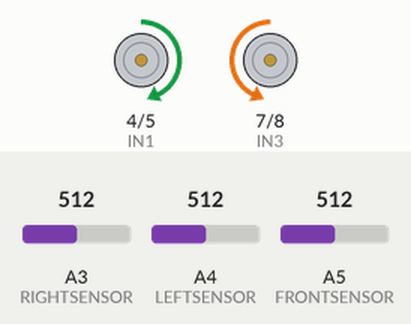
A sketch run on a simulated Arduino Uno, built with avr-gcc and run on an emulated ATmega328P. Shown: motor-driver pin pairs drawn as motors (green arrow = first pin HIGH = forward, orange = second pin HIGH = backward, longer = more drive, scaled by the enable pin). The test bench sets the inputs (shaded band); at power-on: A3 (RIGHTSENSOR) = 512, A4 (LEFTSENSOR) = 512, A5 (FRONTSENSOR) = 512. What the sketch prints to the serial monitor is not drawn.

Above: at 1.5 s.
1.6 s: A3 (RIGHTSENSOR) set to 554
3.1 s: A3 (RIGHTSENSOR) set to 585
At 5.55 s:
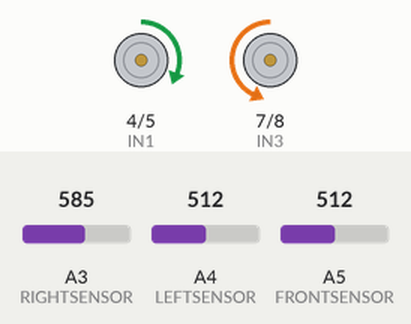
6.1 s: A4 (LEFTSENSOR) set to 537
7.6 s: A4 (LEFTSENSOR) set to 710
At 9.7 s:
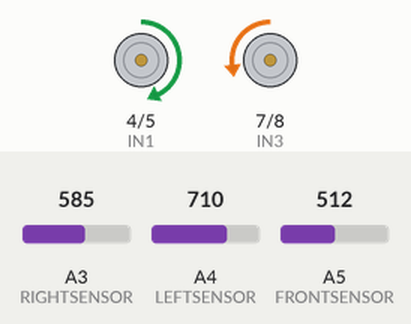
10.6 s: A3 (RIGHTSENSOR) set to 681
At 10.78 s:
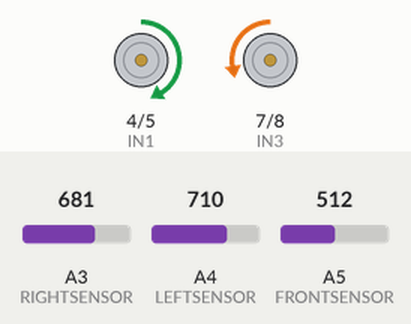
12.5 s: A3 (RIGHTSENSOR) set to 700
At 12.68 s:
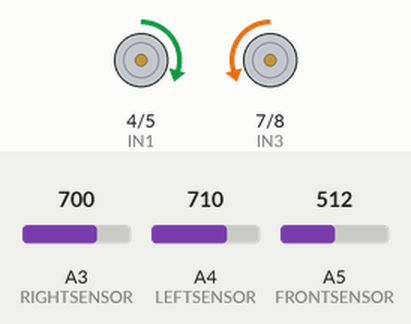
Timing chart, 0 to 15.5 s (numbered marks = the images above; inputs shaded):
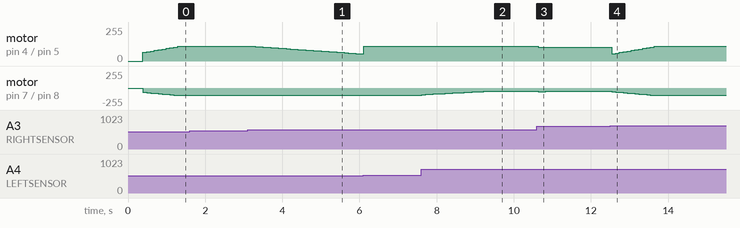

The sketch:

testDrive.ino
```cpp
#define PWM1 3
#define PWM2 9
#define IN1 4
#define IN2 5
#define IN3 7
#define IN4 8
#define FRONTSENSOR A5
#define LEFTSENSOR 18
#define RIGHTSENSOR 17

int baseLevelF;
int baseLevelL;
int baseLevelR;
int rMSpeed;
int lMSpeed;
int prevErr;
int maxrMSpeed;
int maxlMSpeed;
int minrMSpeed;
int minlMSpeed;

void setup() {
  Serial.begin(9600);
  // put your setup code here, to run once:
  pinMode(PWM1, OUTPUT);
  pinMode(PWM2, OUTPUT);
  pinMode(IN1, OUTPUT);
  pinMode(IN2, OUTPUT);
  pinMode(IN3, OUTPUT);
  pinMode(IN4, OUTPUT);
  pinMode(FRONTSENSOR, INPUT);
  pinMode(LEFTSENSOR,INPUT);
  pinMode(RIGHTSENSOR,INPUT);
  baseLevelF = 0;
  baseLevelR = 0;
  baseLevelL = 0;
  rMSpeed = 60;
  lMSpeed = 60;
  prevErr = 0;
  maxrMSpeed = 110;
  maxlMSpeed = 110;
  minrMSpeed = 50;
  minlMSpeed = 50;
  for (int i = 0; i < 25; i++)
  {
    baseLevelF += analogRead(FRONTSENSOR);
    baseLevelR += analogRead(RIGHTSENSOR);
    baseLevelL += analogRead(LEFTSENSOR);

    delay(15 );
  }
  baseLevelF /= 25;
  baseLevelR /= 25;
  baseLevelL /= 25;
  Serial.println(baseLevelF);
}

void drive()
{
  //frontCrashTest();
  propControl();

  analogWrite(PWM1, lMSpeed);
  analogWrite(PWM2, rMSpeed);
  delay(100);
}


void loop() {
  // put your main code here, to run repeatedly:
  digitalWrite(IN1, HIGH);
  digitalWrite(IN2, LOW);
  digitalWrite(IN3, LOW);
  digitalWrite(IN4, HIGH);
  //sensorTest();
  //frontCrashTest();
  drive();
}
```

controlFunctions.ino
```cpp
void frontCrashTest()
{

  int currDist = analogRead(FRONTSENSOR) - baseLevelF;
  //Serial.println(currDist);
  if (currDist > 200)
  {
     //Serial.println("Front alert");
     analogWrite(PWM1, 0);
     analogWrite(PWM2, 0);
     //delay(2000);
     if ((analogRead(RIGHTSENSOR) - analogRead(LEFTSENSOR)) > 300)
     {
      //Serial.println("Turning left");
      turn90(1);
     }
     else if ((analogRead(RIGHTSENSOR) - analogRead(LEFTSENSOR)) < -300)
     {
      //Serial.println("Turning right");
      turn90(0);
     }
     else if (abs(analogRead(RIGHTSENSOR) - analogRead(LEFTSENSOR)) < 40)
     {
        lMSpeed =0;
        rMSpeed =0;
        while(true)
        {
          ;
        }
     }
  }

}

void turn90(int dir)
{
  if (dir == 1){  //turn left
    digitalWrite(IN1, LOW);
    digitalWrite(IN2, HIGH);
    digitalWrite(IN3, LOW);
    digitalWrite(IN4, HIGH);
    analogWrite(PWM1, 0);
    analogWrite(PWM2, 90);
    delay(700);
  }
  else //turn right
  {
    digitalWrite(IN1, HIGH);
    digitalWrite(IN2, LOW);
    digitalWrite(IN3, HIGH);
    digitalWrite(IN4, LOW);
    analogWrite(PWM1, 90);
    analogWrite(PWM2, 0);
    delay(700);
  }
  digitalWrite(IN1, HIGH);
  digitalWrite(IN2, LOW);
  digitalWrite(IN3, LOW);
  digitalWrite(IN4, HIGH);
  analogWrite(PWM1, lMSpeed);
  analogWrite(PWM2, rMSpeed);
}

void sensorTest()
{
  Serial.print("Left ");
  Serial.println(analogRead(LEFTSENSOR)-baseLevelL);
  Serial.print("Right ");
  Serial.println(analogRead(RIGHTSENSOR)-baseLevelR);
  Serial.print("Front ");
  Serial.println(analogRead(FRONTSENSOR)-baseLevelF);
//    Serial.print("Raw sensor Value : ");
//    Serial.println(analogRead(FRONTSENSOR));
//    Serial.print("Normalized value: ");
//    Serial.println(analogRead(FRONTSENSOR)-baseLevelF);
    delay(900);
}

void propControl()
{
  //positiveCorrection implies we are too far right, negative implies too far left
  int currDist2 = analogRead(FRONTSENSOR) - baseLevelF;
  double correction = 0;
  double pConstant = 0.02;  //0.02
  double dConstant = 0.005;
  int lErr = analogRead(LEFTSENSOR)-baseLevelL;
  int rErr = analogRead(RIGHTSENSOR)-baseLevelR;
  int err = lErr - rErr;
  double dErr = (err-prevErr)/0.1;
  correction = (pConstant*(abs(err))) + (dConstant*((dErr)));
  if (err > 20)
  {
    rMSpeed -= correction;
    lMSpeed += correction;
  }
  else if (err < -60) {
    lMSpeed -= correction;
    rMSpeed += correction;
  } else
  {
    rMSpeed += 5;
    lMSpeed = rMSpeed;
  }
  if(currDist2 >700 && lErr > 600){
    lMSpeed -= correction * 2;
    rMSpeed += correction * 2;
  }
  prevErr = err;
  //Serial.print("Error: ");
  //Serial.println(err);
  //Serial.print("Correction: ");
  //Serial.println(correction);
  if (lMSpeed < minlMSpeed) {
    lMSpeed = minlMSpeed;
  }
  if (lMSpeed > maxlMSpeed){
    lMSpeed = maxlMSpeed;
  }
  if (rMSpeed < minrMSpeed) {
    rMSpeed = minrMSpeed;
  }
  if (rMSpeed > maxrMSpeed){
    rMSpeed = maxrMSpeed;
  }
//  Serial.print("Motor speeds:");
//  Serial.println(lMSpeed);
//  Serial.println(rMSpeed);
//  Serial.println();
//  Serial.println();
//  Serial.println();
//  Serial.println();
}
```

Measured:
- the behaviour switches between 572 and 573 on A3 (RIGHTSENSOR) (found by bisection; images 0 and 1)
- the behaviour switches between 689 and 690 on A3 (RIGHTSENSOR) (found by bisection; images 3 and 4)
- after the input at 1.6 s, every drawn part: stays the same
- after the input at 3.1 s, motor on pin 4 (IN1) / pin 5 (IN2): moves from forward 110/255 to forward 54/255 over 2.7 s, starting after 0.20 s; motor on pin 7 (IN3) / pin 8 (IN4): backward 110/255 → backward 109/255 after 0.10 s, → backward 110/255 0.10 s later
- after the input at 7.6 s, motor on pin 7 (IN3) / pin 8 (IN4): moves from backward 110/255 to backward 50/255 over 1.6 s, starting at once
- after the input at 10.6 s, motor on pin 4 (IN1) / pin 5 (IN2): forward 110/255 → forward 105/255 at once; motor on pin 7 (IN3) / pin 8 (IN4): backward 50/255 → backward 54/255 at once, → backward 53/255 0.10 s later, → backward 52/255 0.10 s later, → backward 51/255 0.10 s later, … (5 changes in this stretch)
- after the input at 12.5 s, motor on pin 4 (IN1) / pin 5 (IN2): forward 105/255 → forward 55/255 at once, → forward 60/255 0.10 s later, → forward 65/255 0.10 s later, → forward 70/255 0.10 s later, … (12 changes in this stretch); motor on pin 7 (IN3) / pin 8 (IN4): moves from backward 50/255 to backward 110/255 over 1.1 s, starting at once
